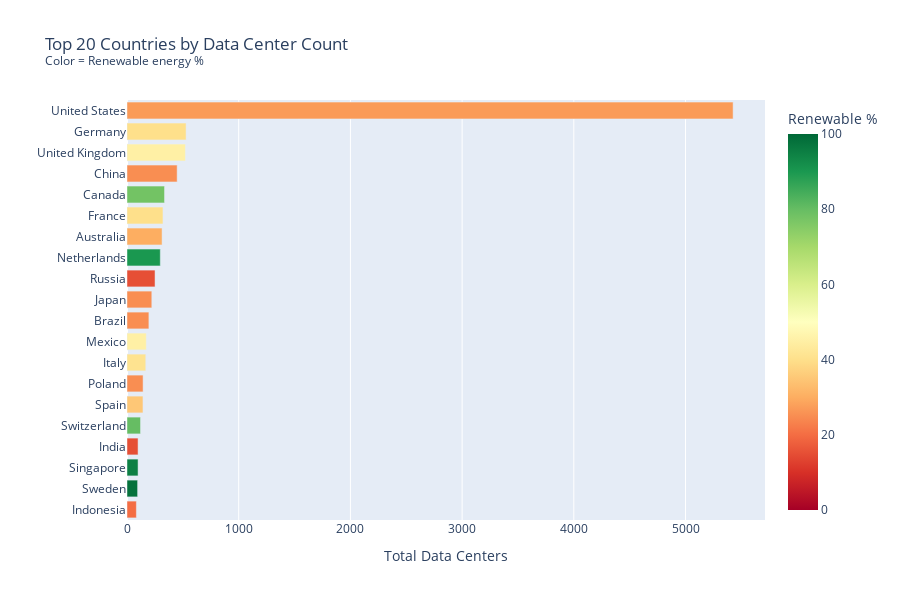

The notebook cell this image was saved under:
### Markdown cell above
## 2. Exploratory Data Analysis

### Code cell
# ── Top 20 countries by DC count ─────────────────────────────────────────────
top20 = df.nlargest(20, 'dc_count')[['country','dc_count','power_mw','renewable_pct']]

fig = px.bar(
    top20, x='dc_count', y='country', orientation='h',
    color='renewable_pct', color_continuous_scale='RdYlGn',
    range_color=[0, 100],
    labels={'dc_count': 'Total Data Centers', 'country': '',
            'renewable_pct': 'Renewable %'},
    title='Top 20 Countries by Data Center Count<br><sup>Color = Renewable energy %</sup>',
    height=600,
)
fig.update_layout(yaxis={'categoryorder': 'total ascending'})
fig.show()

### Figure 1 — Plotly figure (JSON) as saved in the notebook; plotly's stock layout.template omitted (floating-point values rounded to 4 significant figures)
{"data": [{"hovertemplate": "Total Data Centers=%{x}<br>=%{y}<br>Renewable %=%{marker.color}<extra></extra>", "legendgroup": "", "marker": {"color": [27.0, 40.0, 45.0, 25.0, 78.0, 40.0, 30.0, 90.0, 15.0, 25.0, 25.0, 45.0, 41.0, 25.0, 35.0, 80.0, 95.0, 15.0, 98.0, 20.0], "coloraxis": "coloraxis", "pattern": {"shape": ""}}, "name": "", "orientation": "h", "showlegend": false, "textposition": "auto", "type": "bar", "x": [5426, 529, 523, 449, 336, 322, 314, 298, 251, 222, 196, 173, 168, 144, 143, 121, 99, 99, 95, 84], "xaxis": "x", "y": ["United States", "Germany", "United Kingdom", "China", "Canada", "France", "Australia", "Netherlands", "Russia", "Japan", "Brazil", "Mexico", "Italy", "Poland", "Spain", "Switzerland", "Singapore", "India", "Sweden", "Indonesia"], "yaxis": "y"}], "layout": {"barmode": "relative", "coloraxis": {"cmax": 100, "cmin": 0, "colorbar": {"title": {"text": "Renewable %"}}, "colorscale": [[0.0, "rgb(165,0,38)"], [0.1, "rgb(215,48,39)"], [0.2, "rgb(244,109,67)"], [0.3, "rgb(253,174,97)"], [0.4, "rgb(254,224,139)"], [0.5, "rgb(255,255,191)"], [0.6, "rgb(217,239,139)"], [0.7, "rgb(166,217,106)"], [0.8, "rgb(102,189,99)"], [0.9, "rgb(26,152,80)"], [1.0, "rgb(0,104,55)"]]}, "height": 600, "legend": {"tracegroupgap": 0}, "title": {"text": "Top 20 Countries by Data Center Count<br><sup>Color = Renewable energy %</sup>"}, "xaxis": {"anchor": "y", "domain": [0.0, 1.0], "title": {"text": "Total Data Centers"}}, "yaxis": {"anchor": "x", "categoryorder": "total ascending", "domain": [0.0, 1.0], "title": {"text": ""}}}}
